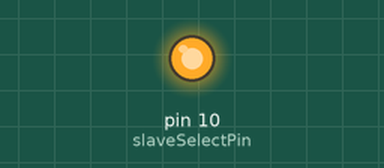
This sketch was run on a simulated Arduino Uno, built for the host (arithmetic inside an expression is 32-bit, double 64-bit). Shown: output pins drawn as LEDs (lit = HIGH).

Above: at 0.1 s.
Timing chart, 0 to 1.6 s (numbered marks = the images above):
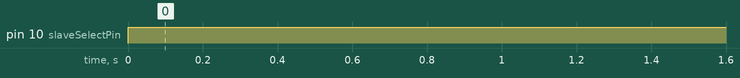

The sketch:

SPI_Master_Arduino_Code.ino
```cpp
//Code for the master board:
#include <SPI.h>
const int slaveSelectPin = 10;
void setup() {
  SPI.begin(115200);
  pinMode(slaveSelectPin, OUTPUT);
}

void loop() {
  digitalWrite(slaveSelectPin, LOW);
  SPI.transfer('H');
  digitalWrite(slaveSelectPin, HIGH);
  delay(1000);
}
```

Measured:
- by itself, pin 10 (slaveSelectPin): LOW → HIGH at 0.00 s
